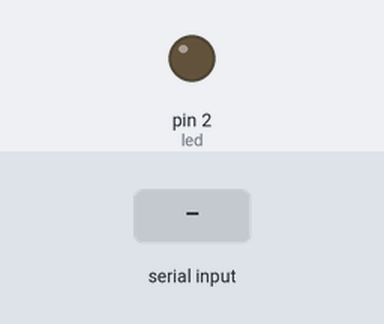
The sketch below on a simulated Arduino Uno, built with avr-gcc and run on an emulated ATmega328P. Shown: output pins drawn as LEDs (lit = HIGH). The inputs (shaded band) are chosen by the test bench.

Above: at 2.2 s.
2.3 s: "w" received over Serial
Timing chart, 0 to 5.3 s (numbered marks = the images above; inputs shaded):
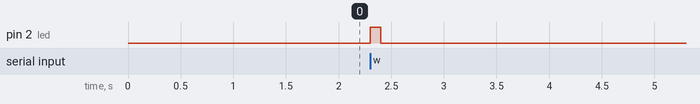

The sketch:

LEER_DESDEQT.ino
```cpp
#include "serialqt.h"

serialQT serialQT1;


void setup() {
  Serial.begin(115200);
  delay(1000);
}

void loop() {
//char dato = serialCaracter();
int valorx = 0;
 int valory = 0;
    if(Serial.available()){
        char dato = Serial.read();
        valorx = serialQT1.serialX(dato);
        valory = serialQT1.serialY(dato);
    }
        //Serial.println("valorx: " + String(valorx) + "  valorY: " + String(valory));
}
```

serialqt.cpp
```cpp
#include "serialqt.h"


serialQT::serialQT(){
    pinMode(led, OUTPUT);
}

int serialQT::serialY(char dato){
  int valor = 2000;
    if(dato== 'w'){
      digitalWrite(led, 1);
      delay(50);
      digitalWrite(led, 0);
      valor =3000;
    }
    else if(dato== 's'){
      digitalWrite(led, 1);
      delay(50);
      digitalWrite(led, 0);
      valor = 800;
    }
    else{
      digitalWrite(led, 1);
      delay(50);
      digitalWrite(led, 0);
      valor = 2000;
    }
    return valor;
}

int serialQT::serialX(char dato){
  int valor = 2000;
     if(dato== 'a'){
      digitalWrite(led, 1);
      delay(50);
      digitalWrite(led, 0);
      valor = 800;
    }
    else if(dato== 'd'){
      digitalWrite(led, 1);
      delay(50);
      digitalWrite(led, 0);
      valor = 3000;
    }
    else{
      digitalWrite(led, 1);
      delay(50);
      digitalWrite(led, 0);
      valor = 2000;
    }
    return valor;
}
```

serialqt.h
```cpp
#include "Arduino.h"


class serialQT{
  public:
  serialQT();//CONSTRUCCTOR
  int serialY(char dato);
  int serialX(char dato);

  private:
  const byte led = 2;
};
```

Measured:
- after the input at 2.3 s, pin 2 (led): LOW → HIGH at once, → LOW 0.10 s later
